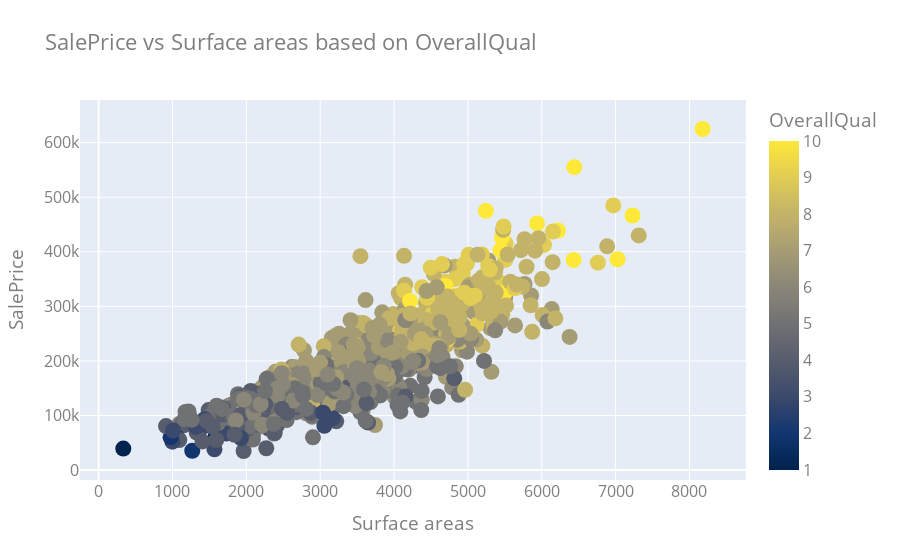

Write notebook code for a chart like this one.
### Code cell
#Scatter plots of SalePrice vs All_Surfaceareas based on OverallQual


fig = go.Figure(data=go.Scatter(x=df_train['all_Sf'],  y=df_train['SalePrice'], mode='markers', 
                                marker=dict( size=16,color=df_train['OverallQual'].values, colorbar=dict( title="OverallQual"), colorscale="Cividis")))

fig.update_layout(title="SalePrice vs Surface areas based on OverallQual", xaxis_title="Surface areas", yaxis_title="SalePrice", font=dict(size=16, color="#7f7f7f"))

### Figure 1 — Plotly figure (JSON) as saved in the notebook; plotly's stock layout.template omitted (floating-point values rounded to 4 significant figures; data arrays with more than 128 entries replaced by an {"elided": "..."} marker saying what was removed)
{"data": [{"marker": {"color": {"elided": "1450 int values"}, "colorbar": {"title": {"text": "OverallQual"}}, "colorscale": [[0, "#00224e"], [0.1111, "#123570"], [0.2222, "#3b496c"], [0.3333, "#575d6d"], [0.4444, "#707173"], [0.5556, "#8a8678"], [0.6667, "#a59c74"], [0.7778, "#c3b369"], [0.8889, "#e1cc55"], [1, "#fee838"]], "size": 16}, "mode": "markers", "type": "scatter", "x": {"elided": "1450 int values"}, "y": {"elided": "1450 int values"}}], "layout": {"font": {"color": "#7f7f7f", "size": 16}, "title": {"text": "SalePrice vs Surface areas based on OverallQual"}, "xaxis": {"title": {"text": "Surface areas"}}, "yaxis": {"title": {"text": "SalePrice"}}}}
